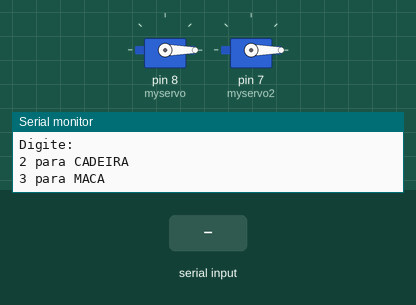
Recording of a sketch running on a simulated Arduino Uno, built with avr-gcc and run on an emulated ATmega328P. Parts: 2 × servo, the last lines printed to the serial monitor. Inputs (shaded band) come from the test bench.

Above: at 1.2 s.
1.3 s: "2" received over Serial
At 2.3 s:
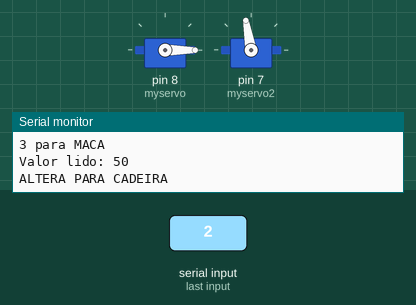
3.3 s: "3" received over Serial
At 3.7 s:
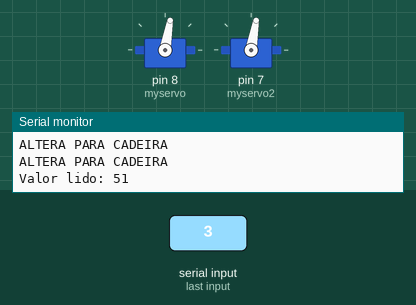
At 5.0 s:
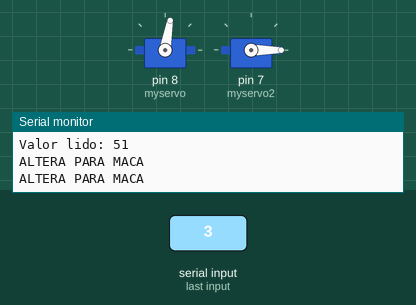
Timing chart, 0 to 6.5 s (numbered marks = the images above; inputs shaded):
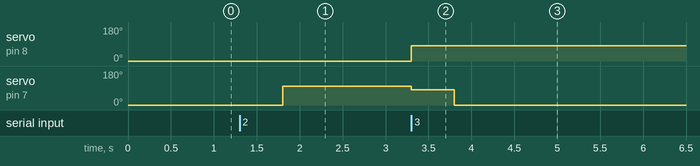

The sketch:

comando_achado_na_internet2.ino
```cpp
#include <Servo.h>  //incluir a biblioteca de servo

Servo myservo;  //Inclusao do servo
Servo myservo2;  //Inclusao do servo

int n = 0;  //Entradas seriais
int n1 = 0;  //Entradas seriais
int pos = 0;  //Posição zero para o servop

void setup(){
  Serial.begin(9600);  //Ativando a porta serial
  myservo.attach(8);  //Pino do servo+arduino
  myservo2.attach(7);
  myservo.write(0);  //Servo setado com valor zero
  myservo2.write(0);  //Servo setado com valor zero
  Serial.flush();  //Limpando a memoria do serial
  Serial.println("Digite: ");  //criação de um cabeçalho no serial
  Serial.println("2 para CADEIRA ");
  Serial.println("3 para MACA ");
}


void loop(){
  if(Serial.available()>0){  //Teste se porta serial esta recebendo dados
    n = Serial.read();  //leitura de dados
    Serial.print("Valor lido: ");
    Serial.println(n);  //Printa o valor teclado


    if(n==50){  //girar 90
    myservo.write(0);
    myservo2.write(0);
    delay(500);
    Serial.println("ALTERA PARA CADEIRA");
    }

    if(n==51){  //girar 180
    myservo.write(80);
    myservo2.write(80);
    delay(500);
    Serial.println("ALTERA PARA MACA");
    }


   if(n==50){  //girar 90
   myservo2.write(100);
   delay(500);
   Serial.println("ALTERA PARA CADEIRA ");
    }

    if(n==51){  //girar 180
    myservo2.write(0);
    delay(500);
   Serial.println("ALTERA PARA MACA ");
    }


 }


  Serial.flush();
}
```

Measured:
- after the input at 1.3 s, servo on pin 7 (myservo2): 0° → 100° after 0.50 s
- after the input at 3.3 s, servo on pin 8 (myservo): 0° → 80° at once; servo on pin 7 (myservo2): 100° → 80° at once, → 0° 0.50 s later
